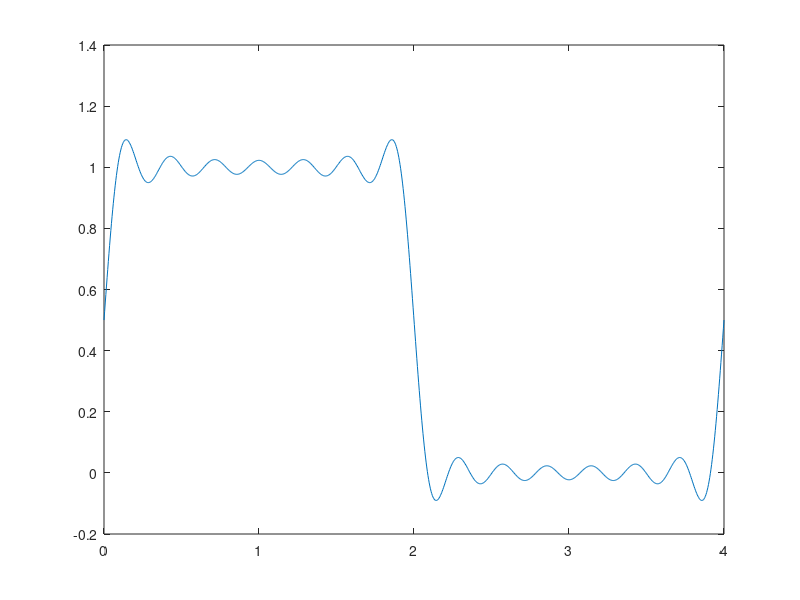
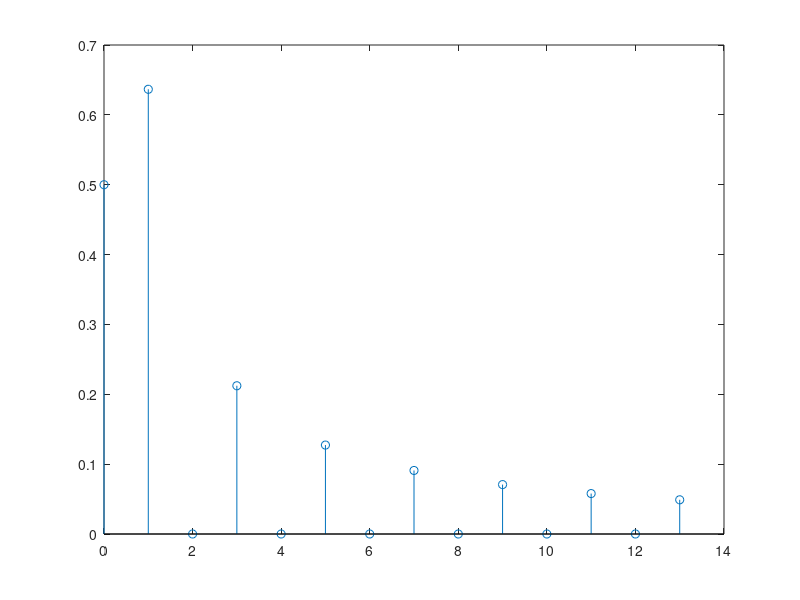
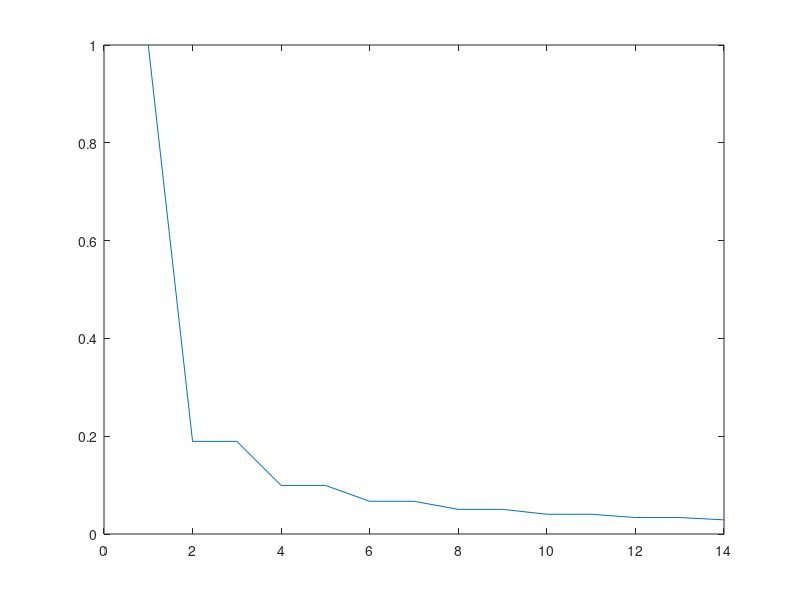

Recreate these plots in MATLAB, in order.
clc
clear all
close all

T=4;
N=13;
nt=1000;
t=linspace(0,T,nt);
X0=0.5;
x=0;
x=x+X0;
A=X0;
e2=T/2-T*X0.^2;

for n=1:N
    Xn=((-1).^n-1)/(-j*2*pi*n);
    A(n+1)=abs(2*Xn);
    e2(n+1)=e2(n)-T*2*abs(Xn)^2;
    x=x+Xn*(exp(j*2*pi*n*t/T)-exp(-j*2*pi*n*t/T));
    plot(t,x)
    pause(0.1)
end

figure
stem(0:N,A)
figure
plot(e2)